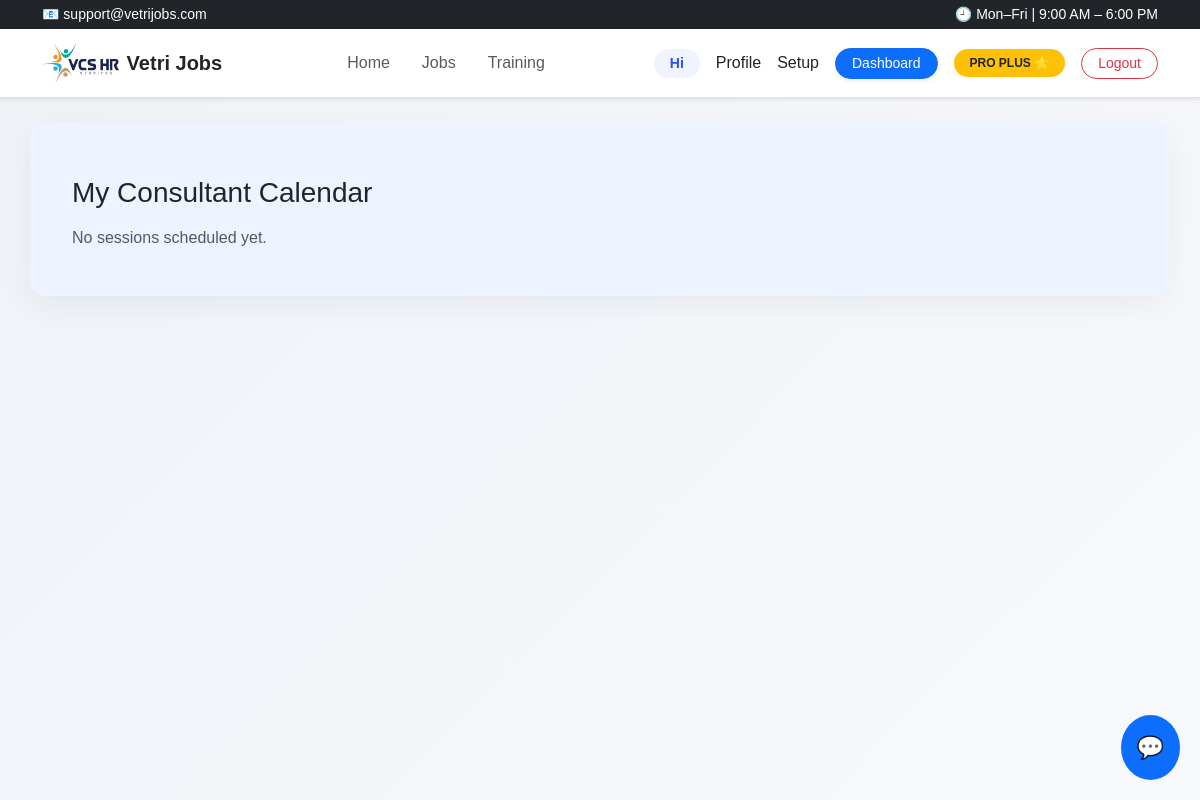
The page /consultants/calendar/ (signed in) on the database as committed earlier.
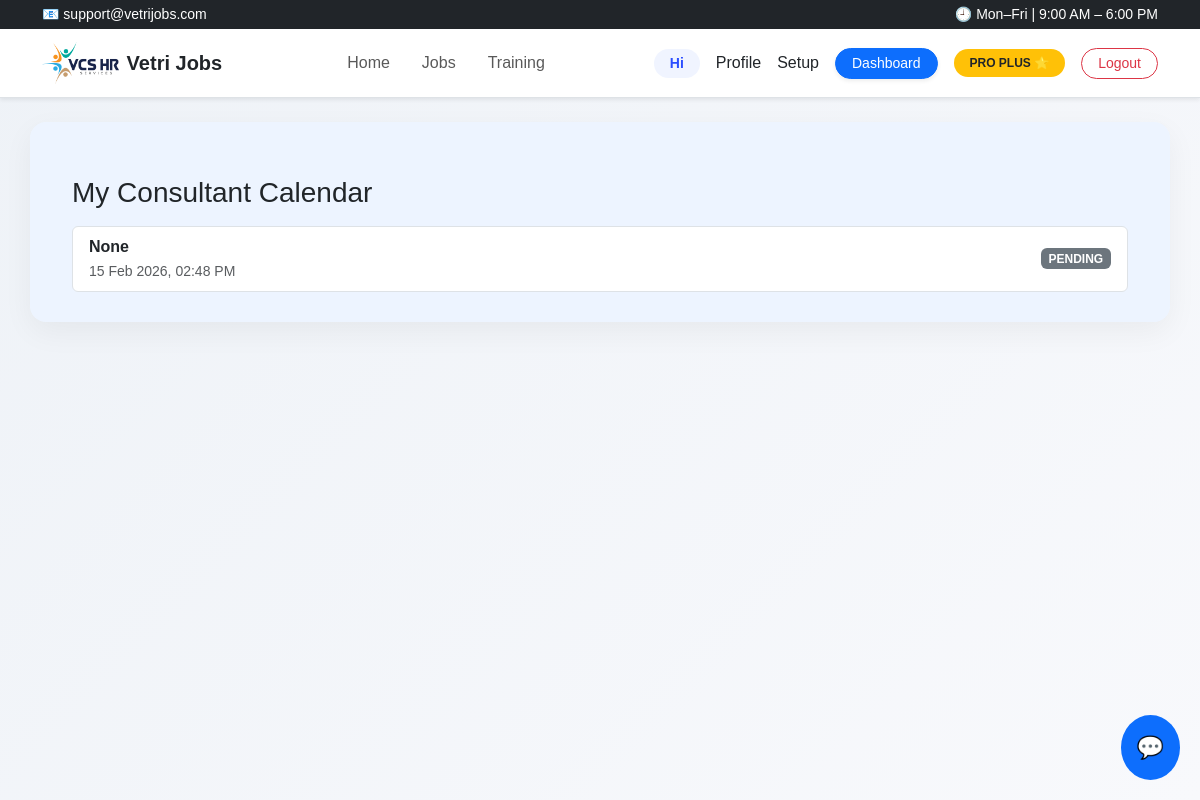
The same page on the database as committed later.
### consultants/models.py (models this page shows, shortened)
class ConsultantSession(models.Model):
    PLAN_CHOICES = (
        ("PRO", "Pro"),
        ("PRO_PLUS", "Pro Plus"),
    )
    STATUS_CHOICES = (
    ("PENDING", "Pending"),
    ("ASSIGNED", "Assigned"),
    ("COMPLETED", "Completed"),
    ("CANCELLED", "Cancelled"),
)
    user = models.ForeignKey(User, on_delete=models.CASCADE)
    consultant = models.ForeignKey(
        Consultant,
        on_delete=models.SET_NULL,
        null=True
    )
    plan = models.CharField(
        max_length=20,
        choices=PLAN_CHOICES,
        default="FREE"   # ✅ IMPORTANT
    )
    scheduled_at = models.DateTimeField()
    duration_minutes = models.IntegerField(default=30)
    sla_hours = models.IntegerField(default=4)  # PRO=4, PRO_PLUS=2
    status = models.CharField(
        max_length=20,
        choices=STATUS_CHOICES,
        default="SCHEDULED"
    )
    meeting_link = models.URLField(null=True, blank=True)
    created_at = models.DateTimeField(auto_now_add=True)

### consultants/views.py (the view)
# urls.py: path("calendar/", views.my_calendar, name="calendar"),
@login_required
def my_calendar(request):
    sessions = ConsultantSession.objects.filter(
        user=request.user
    ).order_by("scheduled_at")
    return render(request, "consultants/calendar.html", {
        "sessions": sessions
    })

### templates/consultants/calendar.html (shortened to what this page needs)
{% extends "base.html" %}
{% block content %}
<div class="container mt-4">
  <h3>My Consultant Calendar</h3>
  {% if sessions %}
    <div class="list-group mt-3">
      {% for s in sessions %}
        <div class="list-group-item d-flex justify-content-between align-items-center">
          <div>
            <strong>{{ s.consultant }}</strong><br>
            <small class="text-muted">
              {{ s.scheduled_at|date:"d M Y, h:i A" }}
            </small>
          </div>
          <span class="badge
            {% if s.status == 'COMPLETED' %}bg-success
            {% elif s.status == 'SCHEDULED' %}bg-warning
            {% else %}bg-secondary{% endif %}">
            {{ s.status }}
          </span>
        </div>
      {% endfor %}
    </div>
  {% else %}
    <p class="text-muted mt-3">No sessions scheduled yet.</p>
  {% endif %}
</div>
{% endblock %}

Rows that differ between the two databases and show on the page:
added ConsultantSession: consultant "None", scheduled_at "15 Feb 2026, 02:48 PM", status "PENDING"
Other text that changed with them:
text no longer shown: "No sessions scheduled yet."
